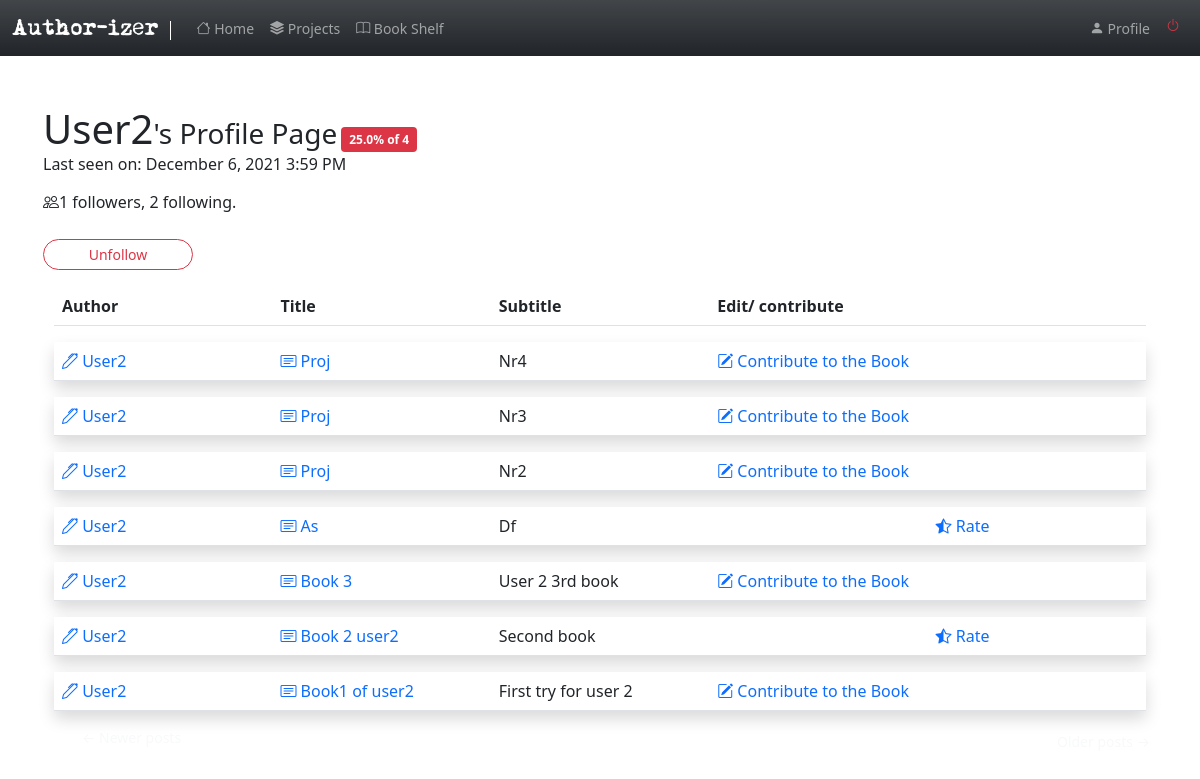
/user/user2 (signed in), run on an earlier commit of the app's database.
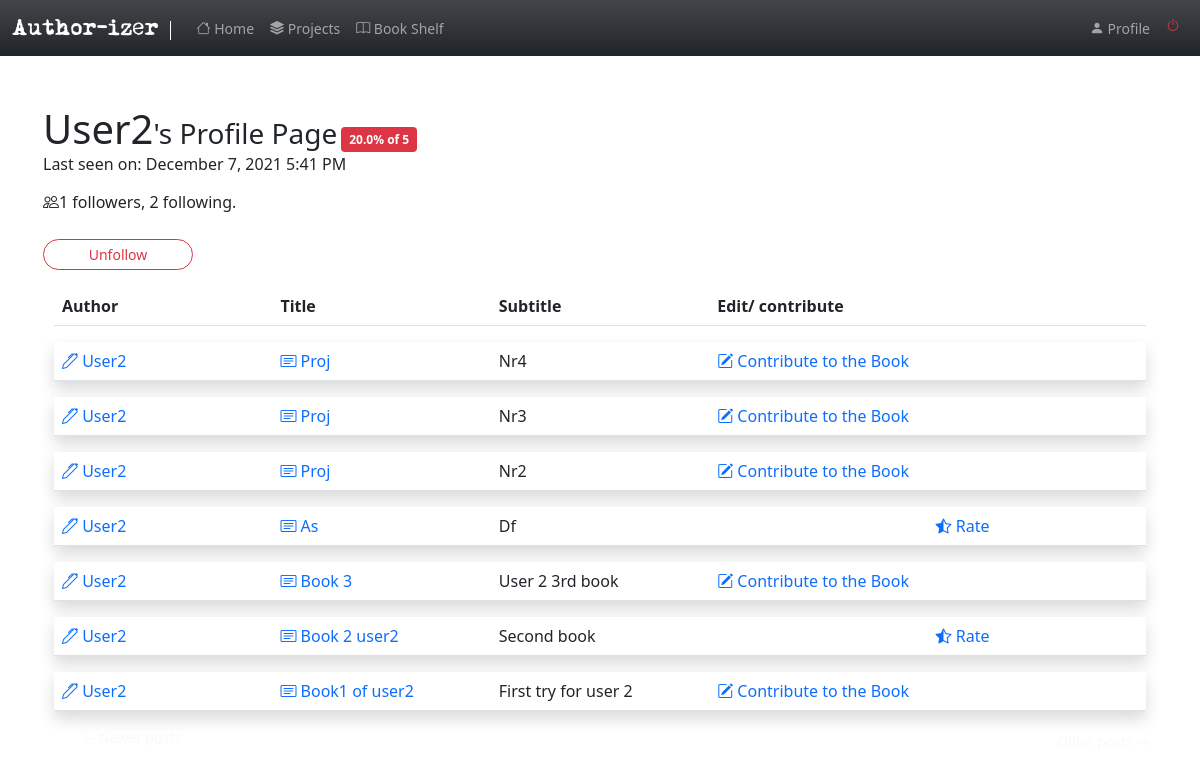
And on a later commit of the database.
### app/models.py (models this page shows, shortened)
class User(UserMixin, db.Model):
    id = db.Column(db.Integer, primary_key=True )
    username = db.Column(db.String(64), index=True, unique=True)
    email = db.Column(db.String(120), index=True, unique=True)
    password_hash = db.Column(db.String(128))
    posts = db.relationship('Post', backref='author', lazy='dynamic')
    about_me = db.Column(db.String(140))
    last_seen = db.Column(db.DateTime, default=datetime.utcnow)
    followed = db.relationship(
        'User', secondary=followers,
        primaryjoin=(followers.c.follower_id == id),
        secondaryjoin=(followers.c.followed_id == id),
        backref=db.backref('followers', lazy='dynamic'), lazy='dynamic')
    def is_following(self, user):
        return self.followed.filter(
            followers.c.followed_id == user.id).count() > 0

class SearchableMixin(object):
    @classmethod
    def before_commit(cls, session):
        session._changes = {
            'add': list(session.new),
            'update': list(session.dirty),
            'delete': list(session.deleted)
        }
    @classmethod
    def after_commit(cls, session):
        for obj in session._changes['add']:
            if isinstance(obj, SearchableMixin):
                add_to_index(obj.__tablename__, obj)
        for obj in session._changes['update']:
            if isinstance(obj, SearchableMixin):
                add_to_index(obj.__tablename__, obj)
        for obj in session._changes['delete']:
            if isinstance(obj, SearchableMixin):
                remove_from_index(obj.__tablename__, obj)
        session._changes = None

class Post(SearchableMixin, db.Model):
    __searchable__ = ['body']
    id = db.Column(db.Integer, primary_key=True)
    body = db.Column(db.Text)
    title= db.Column(db.String(140))
    subtitle=db.Column(db.String(200))
    timestamp = db.Column(db.DateTime, index=True, default=datetime.utcnow)
    user_id = db.Column(db.Integer, db.ForeignKey('user.id', ondelete="CASCADE"))
    contributes = db.relationship('Contribute', backref='contrib', lazy='dynamic')
    completed= db.Column(db.Boolean, default=False)

### app/routes.py (the view)
@app.route('/user/<username>')
@login_required
def user(username):
    user = User.query.filter_by(username=username).first_or_404()
    page = request.args.get('page', 1, type=int)
    authorate= user_rating(username)
    posts = user.posts.order_by(Post.timestamp.desc()).paginate(
        page, app.config['POSTS_PER_PAGE'], False)
    next_url = url_for('user', username=user.username, page=posts.next_num) \
        if posts.has_next else None
    prev_url = url_for('user', username=user.username, page=posts.prev_num) \
        if posts.has_prev else None
    form = EmptyForm()
    return render_template('user.html', user=user, posts=posts.items,
                           next_url=next_url, prev_url=prev_url, form=form, username=current_user.username,authorate=authorate, total=total_rating)

### app/forms.py
class SearchForm(FlaskForm):
    q = StringField(('Search'), validators=[DataRequired()])
    def __init__(self, *args, **kwargs):
        if 'formdata' not in kwargs:
            kwargs['formdata'] = request.args
        if 'csrf_enabled' not in kwargs:
            kwargs['csrf_enabled'] = False
        super(SearchForm, self).__init__(*args, **kwargs)

class EmptyForm(FlaskForm):
    submit = SubmitField('Submit')

### app/models.py (called while the page is built)
@login.user_loader
def load_user(id):
    return User.query.get(int(id))

### app/rating.py (called while the page is built)
def user_rating(username):
    conts=[]
    contributes=Contribute.query.filter_by(contributor=username).all()
    num=len(contributes)
    for contribute in contributes:
        if contribute.accepted ==1:
            conts.append(contribute)
    acc_len = len(conts)
    if num>0:
        rating=(acc_len*100)/num
        return round(rating,1)
    else:
        return 0

def total_rating(username):
   contributes=Contribute.query.filter_by(contributor=username).all()
   num=len(contributes)
   return num

### app/routes.py (called while the page is built)
@app.before_request
def before_request():
    if current_user.is_authenticated:
        current_user.last_seen = datetime.utcnow()
        db.session.commit()
        g.search_form = SearchForm()

### app/templates/user.html (shortened to what this page needs)
{% extends "base.html" %}
{% import 'bootstrap/form.html' as wtf %}
{% block app_content %}
<table class="container">
    <tr>
        <td>
            <h1 class='d-inline'>{{ user.username.capitalize() }}</h1><h3 class='d-inline'>'s Profile Page</h3>
            {%if authorate >=80%}
            <span class='badge bg-success text-wrap d-inline'> {{authorate}}% of {{total(username=user.username)}}</span>
            {%elif 80>authorate >=50 %}
            <span class='badge bg-warning text-wrap d-inline'> {{authorate}}% of {{total(username=user.username)}}</span>
            {%elif authorate<50 %}
            <span class='badge bg-danger text-wrap d-inline'> {{authorate}}% of {{total(username=user.username)}} </span>
            {%endif%}
            {% if user.last_seen %}
                    <p>Last seen on: {{ moment(user.last_seen).format('LLL') }}</p>
                    {% endif %}
            <p><span>{{ render_icon('people') }}</span>{{ user.followers.count() }} followers, {{ user.followed.count() }} following.</p>
            {% if user == current_user %}
            <p class="btn-sm rounded-pill btn-outline-light float-start"><a class='text-decoration-none text-success ' href="{{ url_for('edit_profile') }}">Edit profile</a></p>
            {% else %}
            <p>
                <form action="{{ url_for('unfollow', username=user.username) }}" method="post">
                    {{ form.submit(value='Unfollow', class='btn btn-sm rounded-pill btn-outline-danger') }}
                </form>
            </p>
            {% endif %}
        </td>
    </tr>
</table>
<div class='container'>
    <table class="table">
        <thead>
          <tr class='mb-5 bg-body row-cols-5'>
            <th scope="col-sm-2">Author</th>
            <th scope="col-sm-2">Title</th>
            <th scope="col-sm-2">Subtitle</th>
            <th scope="col-sm-2">Edit/ contribute</th>
            <th scope="col-sm-2">  </th>
          </tr>
        </thead>
    </table>
    </div>
    {% for post in posts %}
    {% include '_post.html' %}
{% endfor %}
<nav aria-label="...">
    <ul class="pager">
        {% if not prev_url %}
        <li class='btn-sm rounded-pill btn-outline-light d-inline'>
            <a type="button" class="btn-outline-light text-decoration-none" href="{{ prev_url or '#' }}">
                <span aria-hidden="true">&larr;</span> Newer posts
            </a>
        </li>
        {%elif prev_url%}
        <li class="btn-sm rounded-pill btn-secondary d-inline">
            <a type="button" class="btn-outline-light text-decoration-none" href="{{ prev_url or '#' }}">
                <span aria-hidden="true">&larr;</span> Newer posts
            </a>
        </li>
        {% endif %}
        {% if not next_url %}
        <li  class='btn-sm rounded-pill btn-outline-light d-inline float-end' >
            <a type="button" class="btn-outline-light text-decoration-none " href="{{ next_url or '#' }}">
                Older posts <span aria-hidden="true">&rarr;</span>
            </a>
        </li>
        {%elif next_url%}
        <li  class="btn-sm rounded-pill btn-secondary d-inline float-end ">
            <a type="button" class="btn-outline-light text-decoration-none " href="{{ next_url or '#' }}">
                Older posts <span aria-hidden="true">&rarr;</span>
            </a>
        </li>
        {% endif %}
    </ul>
</nav>
{% endblock %}

### app/templates/base.html (shortened to what this page needs)
{% import "bootstrap/form.html" as wtf %}
{% from 'bootstrap/form.html' import render_form, render_field, render_form_row %}
{% from 'bootstrap/utils.html' import render_static, render_messages, render_icon %}
<html lang="en">
<head>
{% block head %}
{% block styles %}
<link rel="stylesheet" href="{{ url_for('static', filename='style.css') }}">
<link href="https://cdn.jsdelivr.net/npm/bootstrap@5.1.3/dist/css/bootstrap.min.css" rel="stylesheet">
<link rel="stylesheet" href="https://cdn.jsdelivr.net/npm/bootstrap-icons@1.7.1/font/bootstrap-icons.css">
{% endblock %}
{% endblock %}
</head>
<body>
{% block navbar %}
<nav class="navbar navbar-expand-lg navbar-dark bg-dark bg-gradient">
    <div class="container-fluid">
      <a class="navbar-brand " href="{{ url_for('index') }}" id='logo'>Author-izer |</a>
      <div class="collapse navbar-collapse" id="navbarSupportedContent">
        <ul class="navbar-nav me-auto mb-2 mb-lg-0">
          <li class="nav-item">
            <a class="nav-link small " aria-current="page" href="{{ url_for('index') }}"><span>{{ render_icon('house') }}</span> Home</a>
          </li>
          <li class="nav-item small">
            <a class="nav-link " href="{{ url_for('explore') }}"><span >{{ render_icon('stack') }}</span> Projects</a>
          </li>
          <li class="nav-item small"><a class="nav-link" href="{{ url_for('completed') }}"><span>{{ render_icon('book') }}</span> Book Shelf</a></li>
        </ul>
        <ul class="navbar-nav  mb-2 mb-lg-0">
            {% if current_user.is_anonymous %}
            <li class="nav-item small"><a class="nav-link  text-primary " href="{{ url_for('login') }}"> <span >{{ render_icon('door-closed') }}</span> Login</a></li>
            {% else %}
            <li class="nav-item small"><a class="nav-link " href="{{ url_for('user', username=current_user.username) }}"><span >{{ render_icon('person-fill') }}</span> Profile</a></li>
            <li class="nav-item small"><a class="nav-link text-danger  " href="{{ url_for('logout') }}"> {{ render_icon('power', color='danger') }} </a></li>
            {% endif %}
        </ul>
      </div>
    </div>
  </nav>
{% endblock %}
{% block content %}
    <div class="container mt-5">
        {% block app_content %}
        {% endblock %}
    </div>
{% endblock %}
</body>
</html>

### app/templates/_post.html
<div class="container mt-3 ">
<table class="table table-hover ">
    <tr class=' shadow p-3 mb-5 bg-body '>
        <td class=" col-sm-2  ">
            <a class= "text-decoration-none" href="{{ url_for('user', username=post.author.username) }}">
                <span>{{ render_icon('pen') }}</span>
                {{ post.author.username.capitalize() }}
            </a>
        </td>
        <td class="col-sm-2">
            <a class= "text-decoration-none" href="{{ url_for('read_post', id=post.id) }}">
                <span>{{ render_icon('card-text') }}</span>
            {{ post.title.capitalize() }}
            </a>
        </td>
        <td class="col-sm-2 ">
            {{ post.subtitle.capitalize() }}
        </td>
        <td class="col-sm-2">
            {%if post.author.username != current_user.username and not post.completed%}
                <a class= "text-decoration-none" href="{{ url_for('contribute', id=post.id)}}"><span>{{ render_icon('pencil-square') }}</span> Contribute to the Book </a>
            {%elif not post.completed %}
                <a class= "text-decoration-none" href="{{url_for('edit_post' , id=post.id)}}"><span>{{ render_icon('scissors') }}</span> Edit Your Book</a>
            {%endif %}
        </td>
        <td class="col-sm-2 ">
            {%if post.author.username != current_user.username and post.completed %}
            <div class="row">
                <div class="col-auto">
                    <a class= "text-decoration-none" href="{{url_for('rate' , id=post.id)}}"><span>{{ render_icon('star-half') }}</span> Rate</a>
                </div>
            </div>
            {%endif %}
        </td>
    </tr>
</table>
</div>

### app/static/style.css (style rules this page uses)
.btn { margin-top: 10px; width:150px; }
#logo { font-family: Moms_typewriter; }

What changed in the data, as far as the page shows it:
changed User "User2": username "4" → "5"; last_seen "December 6, 2021 3:59 PM" → "December 7, 2021 5:41 PM"
Also different on the page:
{{ authorate }}: "25.0" → "20.0"
